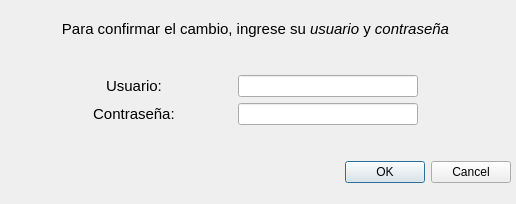
<?xml version="1.0" encoding="UTF-8"?>
<ui version="4.0">
 <class>Dialog</class>
 <widget class="QDialog" name="Dialog">
  <property name="geometry">
   <rect>
    <x>0</x>
    <y>0</y>
    <width>516</width>
    <height>204</height>
   </rect>
  </property>
  <property name="sizePolicy">
   <sizepolicy hsizetype="Maximum" vsizetype="Maximum">
    <horstretch>0</horstretch>
    <verstretch>0</verstretch>
   </sizepolicy>
  </property>
  <property name="windowTitle">
   <string>Dialog</string>
  </property>
  <widget class="QWidget" name="verticalLayoutWidget_2">
   <property name="geometry">
    <rect>
     <x>0</x>
     <y>0</y>
     <width>551</width>
     <height>202</height>
    </rect>
   </property>
   <layout class="QGridLayout" name="gridLayout_2">
    <item row="2" column="1">
     <spacer name="horizontalSpacer_6">
      <property name="orientation">
       <enum>Qt::Horizontal</enum>
      </property>
      <property name="sizeType">
       <enum>QSizePolicy::Fixed</enum>
      </property>
      <property name="sizeHint" stdset="0">
       <size>
        <width>40</width>
        <height>20</height>
       </size>
      </property>
     </spacer>
    </item>
    <item row="3" column="1">
     <spacer name="horizontalSpacer_10">
      <property name="orientation">
       <enum>Qt::Horizontal</enum>
      </property>
      <property name="sizeType">
       <enum>QSizePolicy::Fixed</enum>
      </property>
      <property name="sizeHint" stdset="0">
       <size>
        <width>40</width>
        <height>20</height>
       </size>
      </property>
     </spacer>
    </item>
    <item row="4" column="0">
     <spacer name="verticalSpacer_4">
      <property name="orientation">
       <enum>Qt::Vertical</enum>
      </property>
      <property name="sizeHint" stdset="0">
       <size>
        <width>20</width>
        <height>40</height>
       </size>
      </property>
     </spacer>
    </item>
    <item row="0" column="0">
     <spacer name="verticalSpacer_3">
      <property name="orientation">
       <enum>Qt::Vertical</enum>
      </property>
      <property name="sizeHint" stdset="0">
       <size>
        <width>20</width>
        <height>40</height>
       </size>
      </property>
     </spacer>
    </item>
    <item row="2" column="0">
     <layout class="QGridLayout" name="gridLayout">
      <property name="sizeConstraint">
       <enum>QLayout::SetNoConstraint</enum>
      </property>
      <item row="3" column="2">
       <spacer name="verticalSpacer">
        <property name="orientation">
         <enum>Qt::Vertical</enum>
        </property>
        <property name="sizeHint" stdset="0">
         <size>
          <width>20</width>
          <height>40</height>
         </size>
        </property>
       </spacer>
      </item>
      <item row="0" column="2">
       <spacer name="verticalSpacer_2">
        <property name="orientation">
         <enum>Qt::Vertical</enum>
        </property>
        <property name="sizeHint" stdset="0">
         <size>
          <width>20</width>
          <height>40</height>
         </size>
        </property>
       </spacer>
      </item>
      <item row="1" column="0">
       <spacer name="horizontalSpacer">
        <property name="orientation">
         <enum>Qt::Horizontal</enum>
        </property>
        <property name="sizeType">
         <enum>QSizePolicy::Fixed</enum>
        </property>
        <property name="sizeHint" stdset="0">
         <size>
          <width>40</width>
          <height>20</height>
         </size>
        </property>
       </spacer>
      </item>
      <item row="2" column="3">
       <spacer name="horizontalSpacer_4">
        <property name="orientation">
         <enum>Qt::Horizontal</enum>
        </property>
        <property name="sizeType">
         <enum>QSizePolicy::Fixed</enum>
        </property>
        <property name="sizeHint" stdset="0">
         <size>
          <width>40</width>
          <height>20</height>
         </size>
        </property>
       </spacer>
      </item>
      <item row="1" column="2">
       <widget class="QLineEdit" name="CasillaUsuario">
        <property name="enabled">
         <bool>true</bool>
        </property>
        <property name="sizePolicy">
         <sizepolicy hsizetype="Fixed" vsizetype="Maximum">
          <horstretch>0</horstretch>
          <verstretch>0</verstretch>
         </sizepolicy>
        </property>
        <property name="minimumSize">
         <size>
          <width>180</width>
          <height>0</height>
         </size>
        </property>
        <property name="maximumSize">
         <size>
          <width>150</width>
          <height>16777215</height>
         </size>
        </property>
        <property name="baseSize">
         <size>
          <width>0</width>
          <height>0</height>
         </size>
        </property>
       </widget>
      </item>
      <item row="1" column="3">
       <spacer name="horizontalSpacer_2">
        <property name="orientation">
         <enum>Qt::Horizontal</enum>
        </property>
        <property name="sizeType">
         <enum>QSizePolicy::Fixed</enum>
        </property>
        <property name="sizeHint" stdset="0">
         <size>
          <width>40</width>
          <height>20</height>
         </size>
        </property>
       </spacer>
      </item>
      <item row="2" column="1">
       <widget class="QLabel" name="CONTRASENA">
        <property name="sizePolicy">
         <sizepolicy hsizetype="Fixed" vsizetype="Fixed">
          <horstretch>0</horstretch>
          <verstretch>0</verstretch>
         </sizepolicy>
        </property>
        <property name="font">
         <font>
          <pointsize>11</pointsize>
         </font>
        </property>
        <property name="text">
         <string>&lt;html&gt;&lt;head/&gt;&lt;body&gt;&lt;p&gt;Contraseña: &lt;/p&gt;&lt;/body&gt;&lt;/html&gt;</string>
        </property>
        <property name="alignment">
         <set>Qt::AlignCenter</set>
        </property>
       </widget>
      </item>
      <item row="2" column="0">
       <spacer name="horizontalSpacer_3">
        <property name="orientation">
         <enum>Qt::Horizontal</enum>
        </property>
        <property name="sizeType">
         <enum>QSizePolicy::Fixed</enum>
        </property>
        <property name="sizeHint" stdset="0">
         <size>
          <width>40</width>
          <height>20</height>
         </size>
        </property>
       </spacer>
      </item>
      <item row="2" column="2">
       <widget class="QLineEdit" name="inputPassword">
        <property name="sizePolicy">
         <sizepolicy hsizetype="Fixed" vsizetype="Fixed">
          <horstretch>0</horstretch>
          <verstretch>0</verstretch>
         </sizepolicy>
        </property>
        <property name="minimumSize">
         <size>
          <width>150</width>
          <height>0</height>
         </size>
        </property>
        <property name="maximumSize">
         <size>
          <width>300</width>
          <height>16777215</height>
         </size>
        </property>
        <property name="inputMask">
         <string/>
        </property>
        <property name="echoMode">
         <enum>QLineEdit::Password</enum>
        </property>
       </widget>
      </item>
      <item row="1" column="1">
       <widget class="QLabel" name="LabelUsuario">
        <property name="sizePolicy">
         <sizepolicy hsizetype="Preferred" vsizetype="Preferred">
          <horstretch>0</horstretch>
          <verstretch>0</verstretch>
         </sizepolicy>
        </property>
        <property name="font">
         <font>
          <pointsize>11</pointsize>
         </font>
        </property>
        <property name="text">
         <string>&lt;html&gt;&lt;head/&gt;&lt;body&gt;&lt;p&gt;Usuario: &lt;/p&gt;&lt;/body&gt;&lt;/html&gt;</string>
        </property>
        <property name="alignment">
         <set>Qt::AlignCenter</set>
        </property>
       </widget>
      </item>
     </layout>
    </item>
    <item row="3" column="0">
     <widget class="QDialogButtonBox" name="buttonBox">
      <property name="orientation">
       <enum>Qt::Horizontal</enum>
      </property>
      <property name="standardButtons">
       <set>QDialogButtonBox::Cancel|QDialogButtonBox::Ok</set>
      </property>
     </widget>
    </item>
    <item row="1" column="0">
     <widget class="QLabel" name="label">
      <property name="font">
       <font>
        <pointsize>11</pointsize>
       </font>
      </property>
      <property name="layoutDirection">
       <enum>Qt::LeftToRight</enum>
      </property>
      <property name="text">
       <string>&lt;html&gt;&lt;head/&gt;&lt;body&gt;&lt;p align=&quot;center&quot;&gt;Para confirmar el cambio, ingrese su &lt;span style=&quot; font-style:italic; color:#000000;&quot;&gt;usuario&lt;/span&gt; y &lt;span style=&quot; font-style:italic;&quot;&gt;contraseña&lt;/span&gt;&lt;/p&gt;&lt;/body&gt;&lt;/html&gt;</string>
      </property>
     </widget>
    </item>
    <item row="1" column="1">
     <spacer name="horizontalSpacer_8">
      <property name="orientation">
       <enum>Qt::Horizontal</enum>
      </property>
      <property name="sizeType">
       <enum>QSizePolicy::Fixed</enum>
      </property>
      <property name="sizeHint" stdset="0">
       <size>
        <width>40</width>
        <height>20</height>
       </size>
      </property>
     </spacer>
    </item>
   </layout>
  </widget>
 </widget>
 <resources/>
 <connections>
  <connection>
   <sender>buttonBox</sender>
   <signal>accepted()</signal>
   <receiver>Dialog</receiver>
   <slot>accept()</slot>
   <hints>
    <hint type="sourcelabel">
     <x>248</x>
     <y>254</y>
    </hint>
    <hint type="destinationlabel">
     <x>157</x>
     <y>274</y>
    </hint>
   </hints>
  </connection>
  <connection>
   <sender>buttonBox</sender>
   <signal>rejected()</signal>
   <receiver>Dialog</receiver>
   <slot>reject()</slot>
   <hints>
    <hint type="sourcelabel">
     <x>316</x>
     <y>260</y>
    </hint>
    <hint type="destinationlabel">
     <x>286</x>
     <y>274</y>
    </hint>
   </hints>
  </connection>
 </connections>
</ui>
